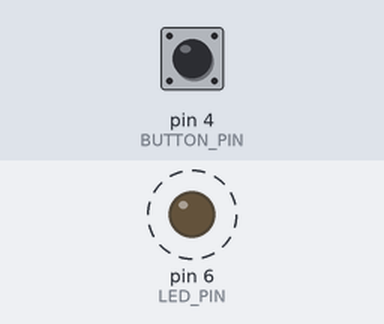
This sketch was run on a simulated Arduino Uno, built with avr-gcc and run on an emulated ATmega328P. Parts: output pins drawn as LEDs (lit = HIGH). Dashed ring = blinking. The inputs (shaded band) are chosen by the test bench; at power-on: pin 4 (BUTTON_PIN) LOW.

Above: at 2.2 s.
2.3 s: pin 4 (BUTTON_PIN) pulled HIGH for 3.2 s
At 3.7 s:
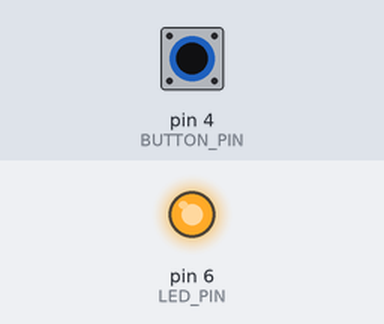
At 5.9 s:
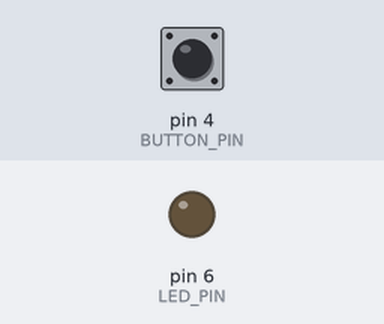
Timing chart, 0 to 13.0 s (numbered marks = the images above; inputs shaded):
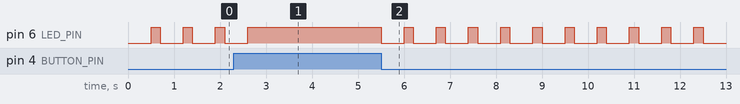

The sketch:

Ex_2.ino
```cpp
#define LED_PIN 6 // Defining the pin for the LED
#define BUTTON_PIN 4  // Defining the pin for the push button

// the setup function runs once when you press reset or power the board
void setup() {
  // initialize digital pins LED_PIN as an output and BUTTON_PIN as an input.
  pinMode(LED_PIN, OUTPUT);
  pinMode(BUTTON_PIN, INPUT);
}

// the loop function runs over and over again forever
void loop() {
  if(digitalRead(BUTTON_PIN)){    // If the button is pressed,
    digitalWrite(LED_PIN, HIGH);  // Turn on the LED
  }else{                          // Otherwise
    digitalWrite(LED_PIN, LOW);   // Blink the LED
    delay(500);
    digitalWrite(LED_PIN, HIGH);
    delay(200);
  }
}
```

Measured:
- by itself, pin 6 (LED_PIN): repeats every 0.70 s: LOW 0.50 s, HIGH 0.20 s
